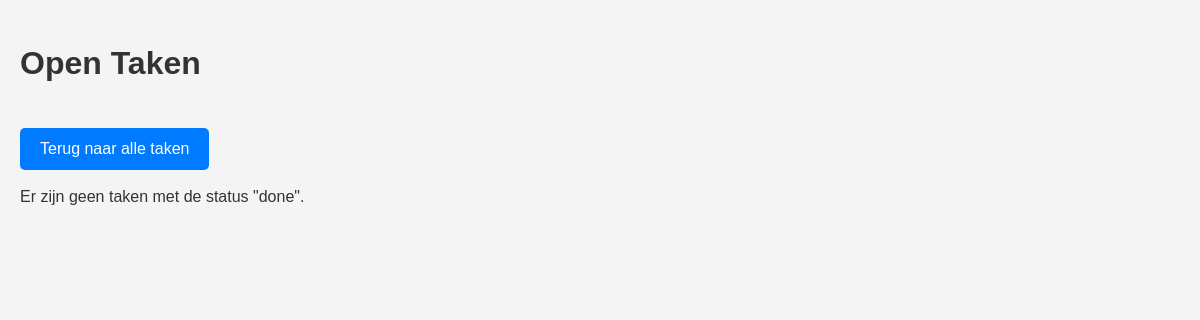
Page /tasks/done.php on the earlier database version.
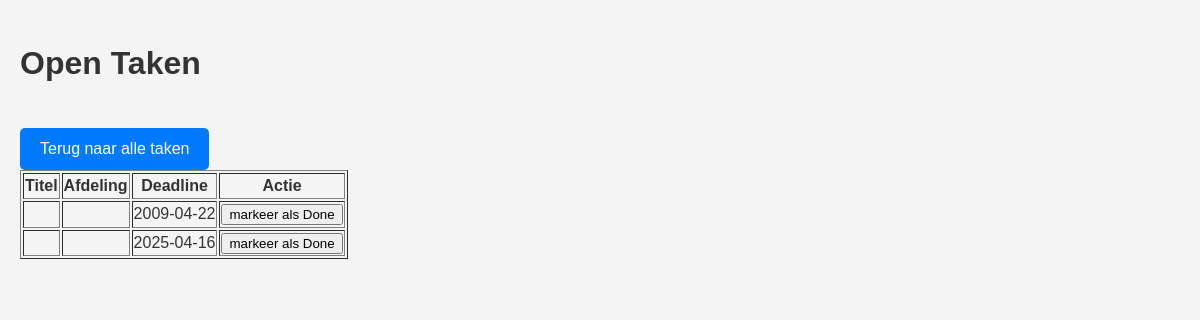
Same page on the later database version.
### tables this page shows
CREATE TABLE IF NOT EXISTS `taken` (
  `id` int NOT NULL AUTO_INCREMENT,
  `title` varchar(255) NOT NULL,
  `description` text NOT NULL,
  `department` varchar(255) NOT NULL,
  `status` varchar(255) NOT NULL DEFAULT 'todo',
  `deadline` date DEFAULT NULL,
  `user` int DEFAULT NULL,
  `created_at` datetime DEFAULT NULL,
  PRIMARY KEY (`id`)
);

### tasks/done.php (the view, shortened to what this page needs)
<?php
require_once __DIR__ . '/../backend/config1.php';
try {
    $stmt = $conn->prepare("SELECT * FROM taken WHERE status != 'done' ORDER BY deadline ASC");
    $stmt->execute();
    $taken = $stmt->fetchAll(PDO::FETCH_ASSOC);
} catch (PDOException $e) {
    die("Fout bij ophalen van taken: " . $e->getMessage());
}
?>
<!DOCTYPE html>
<html lang="nl">
<head>
    <link rel="stylesheet" href="../css/main.css">
</head>
<body>
    <h1>Open Taken</h1>
    <a href="../index.php">Terug naar alle taken</a>
    <?php if (!empty($taken)): ?>
        <table border="1">
            <thead>
                <tr>
                    <th>Titel</th>
                    <th>Afdeling</th>
                    <th>Deadline</th>
                    <th>Actie</th>
                </tr>
            </thead>
            <tbody>
                <?php
                foreach ($taken as $task){
                ?>
                    <tr>
                        <td><?= htmlspecialchars($task['titel']) ?></td>
                        <td><?= htmlspecialchars($task['afdeling']) ?></td>
                        <td><?= htmlspecialchars($task['deadline']) ?></td>
                        <td>
                            <form method="post" action="update_status.php">
                                <button type="submit">markeer als Done</button>
                            </form>
                        </td>
                    </tr>
                <?php
                }
                ?>
            </tbody>
        </table>
    <?php else: ?>
        <p>Er zijn geen taken met de status "done".</p>
    <?php endif; ?>
</body>
</html>

Differences in the rows shown:
added taken: deadline "2009-04-22"
added taken: deadline "2025-04-16"
Other differences:
text no longer shown: "Er zijn geen taken met de status \"done\"."
text now shown: "Titel Afdeling Deadline Actie"
